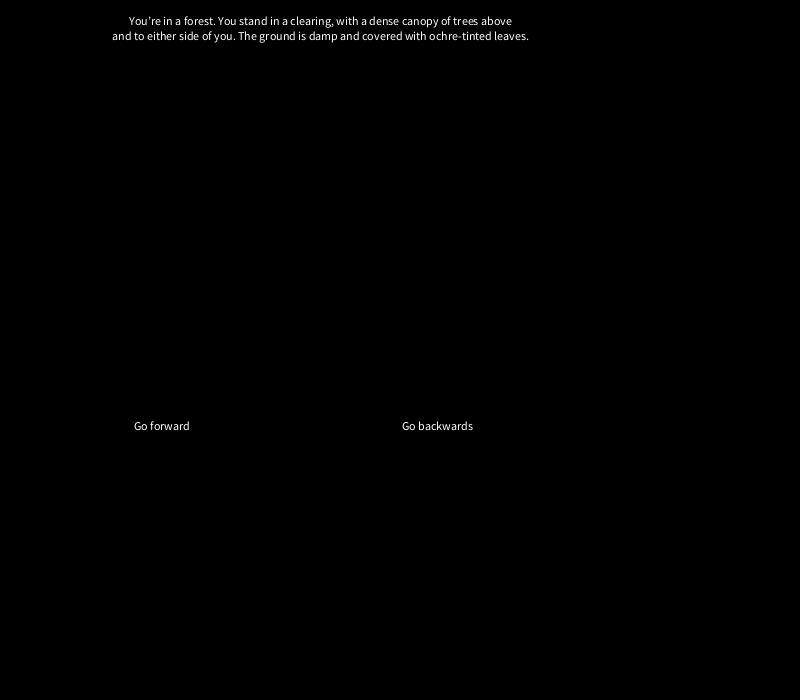
Frame 1 (no input)
Frame 60 (the mouse pressed at the canvas centre just before this capture): identical to frame 1, image omitted
Frame 120 (the mouse held since frame 60 and released just before this capture): identical to frame 1, image omitted

The Processing sketch that drew this single still picture (run headless with seeded random() and noise(); from frame 60 on, the mouse is pressed at the canvas centre):

// Processing sketch: processing_48188
// ── processing_48188.pde

int page = 1;  
PFont font;  
PFont font2;  
PVector location;
PVector velocity;
PVector mouse; 
   

  
void setup(){
size(800,700);
 location = new PVector(width, height);
  velocity = new PVector(mouseX,0);
  smooth();
  noStroke();
}

void draw(){
  mouse = new PVector(mouseX,mouseY);
  PVector dir = PVector.sub(mouse,location);
  dir.normalize();
  velocity.add(dir);
  velocity.limit(1);
  location.add(velocity);
 
  pushMatrix();
  fill(255,0,0,64);
    translate(location.x,location.y);
    dir.mult(50);
    ellipse(50,50,dir.x,dir.y);
  popMatrix();
  
 if (page == 1) {  
    pageOne();  
 }else if (page == 2) {  
    pageTwo();  
 }else if (page == 3) { 
    pageThree();  
 }else if (page == 4) {  
    pageFour();  
 }else if (page == 5) {  
    pageFive();  
 }else if (page == 6) {  
    pageSix();  
 }else if (page == 7) {  
    pageSeven();  
 }else if (page == 8) {  
    pageEight();  
 }else if (page == 9) {  
    pageNine();  

  background(0);
smooth();
fill(260,0,0,64);
ellipse(mouseX,mouseY,50,50);

noStroke();
fill(0,130,227,90);
ellipse(100,580,50,50);


}

}
void mousePressed() {  
  if (page == 1) {  
    if (overButton(125, 410, 75, 35) == true) {  
      page = 2;}   
    else if (overButton(125, 410, 75, 35) == true) {  
      page = 3;}  
  } else if (page == 2) {  
    if (overButton(125, 410, 75, 35) == true) {  
      page = 4;} 
    else if (overButton(400,410,75,35) == true) {  
      page = 5;}  
  } else if (page == 3) {  
    if (overButton(125, 410, 75, 35) == true) {  
      page = 6;}  
    else if (overButton(400,410,75,35) == true) {  
      page = 7;}  
  } else if (page == 4) {  
    if (overButton(265,410,75,35) == true) {  
      page = 8;} 
   } else if (page == 5) {  
    if (overButton(265,410,75,35) == true) {  
      page = 9;}  
   }
}


boolean overButton(int x, int y, int w, int h) {  
  if (mouseX > x && mouseX < x+w && mouseY > y && mouseY < y+h) {  
    return true;   

  }   

  else {  
    return false;   

  }  

}  
   

void pageOne() {  
  background(0);  
  fill(255);  
  textAlign(CENTER);  

  text("You’re in a forest. You stand in a clearing, with a dense canopy of trees above",320,25);
  text("and to either side of you. The ground is damp and covered with ochre-tinted leaves.",320,40);  



  if (overButton(125, 410, 75, 35) == true) {  



  } 
  
  fill(0);    
  fill(255);  
  text("Go forward", 125 + 75/2, 410+20);  


  if (overButton(400,410,75,35) == true) {  
  }  

  
  fill(0);  
  rect(400,410,74,35);  
  fill(255);  
  text("Go backwards", 400 + 75/2, 410+20);  

  
}  
   

void pageTwo() {  
  background(0);  
  fill(255);  
  textAlign(CENTER);  
  text("You part the bushes and arrive at another clearing", 320,25);
  text("There is a bearded gnome sitting cross-legged against an elm.", 320,40); 
  text("He doesn’t look like he wants to be bothered...",320,55);  

 


  if (overButton(125, 410, 75, 35) == true) {  



  }  

  
  fill(0);  
  rect(125, 410, 75, 35);  
  fill(255);  
  text("Wake him", 125 + 75/2, 410+30);    

  if (overButton(400,410,75,35) == true) {  

  }  

   

  fill(0);  

  rect(400,410,75,35);  

  fill(255);  

  text("Go forward", 400 + 75, 410+30);  

     

}  

  
void pageThree() {  
  background(0);  
  fill(255);  
  textAlign(CENTER);  
  text("The gnome is startled by your hand on his shoulder and",320,25);
  text("blinks up at you, silent and dumbdounded. He brings a finger to",320,35);
  text("his lips, admonishing you to stay silent. He grabs your hand, motion",320,45);
  text("for you to guide him. .",320,55); 

  if (overButton(125, 410, 75, 35) == true) {  
  } 

  fill(0);  
  rect(125, 410, 75, 35);  
  fill(255);  
  text("test", 125 + 75/2, 410+20);  
  text("test", 125 + 75/2, 410 + 40);  

     
  if (overButton(400,410,75,35) == true) {  



  }  

   

  fill(0);  

  rect(400,410,75,35);  

  fill(255);  

  text("test", 400 + 75/2, 410+20);  

  text("test", 400 + 75/2, 410 + 40);  

}  

void pageFour() {  

  background(0);  

  fill(255);  

  textAlign(CENTER);  

  text("test.",320,25);  

  text("test.",320,45);  

     

  if (overButton(265,410,75,35) == true) {  



  }  

   

  fill(0);  

  rect(265,410,75,35);  

  fill(255);  

  text("Continue", 265 + 75/2, 410+30);  

     

}  


void pageFive() {  

  background(0);  

  fill(255);  

  textAlign(CENTER);  

  text("test.",320,25);  

  text("test.",320,45);  

     

  if (overButton(265,410,75,35) == true) {  



  }  

   

  fill(0);  

  rect(265,410,75,35);  

  fill(255);  

  text("Continue", 265 + 75/2, 410+30);  

     

}  

   

   

void pageSix() {  

  background(0);  

  fill(255);  

  textAlign(CENTER);  

  text("You sit at the table, where the man in the hat proceeds to annoy you with riddles. Your patience is waning.",320,25);  

  text("Everyone changes seats and the 'Mad Hatter' offers you tea.",320,45);  



  if (overButton(125, 410, 75, 35) == true) {  



  }  

   

  fill(0);  

  rect(125, 410, 75, 35);  

  fill(255);  

  text("Drink tea", 125 + 75/2, 410+30);  

     


  if (overButton(400,410,75,35) == true) {  



  }  

   

  fill(0);  

  rect(400,410,75,35);  

  fill(255);  

  text("test", 400 + 75, 410+30);  

     

}  

   
   

void pageSeven() {  

  background(0);  

  fill(255);  

  textAlign(CENTER);  

  text("test1.",320,25);  

  text("test1.",320,45);  

     

  if (overButton(265,410,75,35) == true) {  



  }  

   

  fill(0);  

  rect(265,410,75,35);  

  fill(255);  

  text("Continue", 265 + 75/2, 410+30);  

     

}  

   

   

void pageEight() {  

  background(0);  

  fill(255);  

  textAlign(CENTER);  

  text("test.",320,25);  

  text("test.",320,45);  

     


  if (overButton(125, 410, 75, 35) == true) {  



  }  

   

  fill(0);  

  rect(125, 410, 75, 35);  

  fill(255);  

  text("test", 125 + 75/2, 410+20);  

  text("test", 125 + 75/2, 410+40);  

     

  if (overButton(400,410,75,35) == true) {  



  }  

   

  fill(0);  

  rect(400,410,75,35);  

  fill(255);  

  text("Run away", 400 + 75/2, 410+30);  

     

}  

 

void pageNine() {  

  background(0);  

  fill(255);  

  textAlign(CENTER);  

  text("test2.",320,25);  

  text("test2.",320,45);  

     

  if (overButton(125, 410, 75, 35) == true) {  



  }  

   

  fill(0);  

  rect(125, 410, 75, 35);  

  fill(255);  

  text("Listen to the", 125 + 75/2, 410+20);  

  text("Caterpillar", 125 + 75/2, 410+40);  

     
 

  if (overButton(400,410,75,35) == true) {  



  }  

   

  fill(0);  

  rect(400,410,75,35);  

  fill(255);  

  text("test", 400 + 75/2, 410+30);  

     

}  
